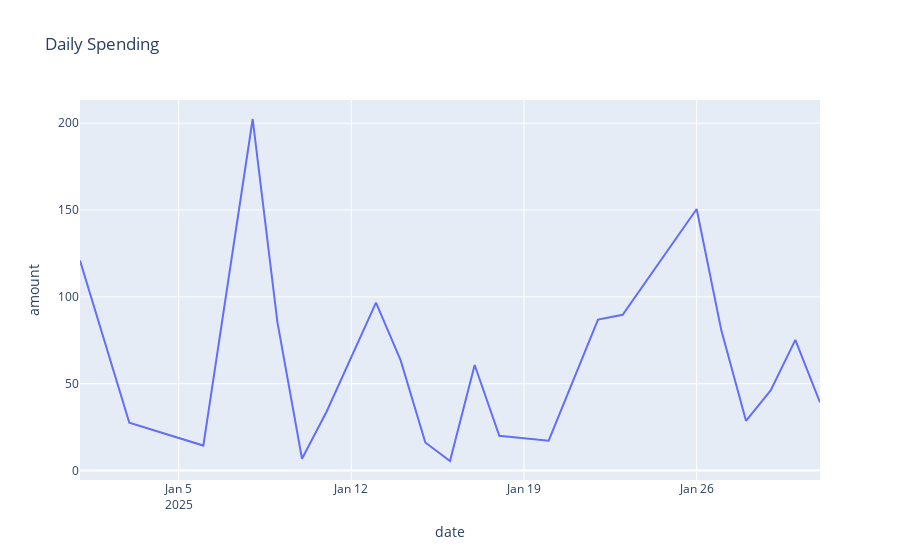

Notebook source saved alongside this figure:
### Code cell
if 'date' in df.columns:
    df['date'] = pd.to_datetime(df['date'])  # Ensure datetime

    # only use expenses!
    df_expense = df[df['transaction_type'] == 'Expense'].copy()
    df_expense['amount'] = df_expense['amount'].abs()

    # Group by date and sum amounts (daily spending)
    df_daily = df_expense.groupby('date', as_index=False)['amount'].sum()

    # Sort by date
    df_daily = df_daily.sort_values(by='date')

    charts['timeline'] = px.line(df_daily, x='date', y='amount',
                                 title='Daily Spending')
    display(charts['timeline'])

### Figure 1 — Plotly figure (JSON) as saved in the notebook; plotly's stock layout.template omitted (floating-point values rounded to 4 significant figures)
{"data": [{"hovertemplate": "date=%{x}<br>amount=%{y}<extra></extra>", "legendgroup": "", "line": {"color": "#636efa", "dash": "solid"}, "marker": {"symbol": "circle"}, "mode": "lines", "name": "", "orientation": "v", "showlegend": false, "type": "scatter", "x": ["2025-01-01T00:00:00", "2025-01-03T00:00:00", "2025-01-06T00:00:00", "2025-01-08T00:00:00", "2025-01-09T00:00:00", "2025-01-10T00:00:00", "2025-01-11T00:00:00", "2025-01-13T00:00:00", "2025-01-14T00:00:00", "2025-01-15T00:00:00", "2025-01-16T00:00:00", "2025-01-17T00:00:00", "2025-01-18T00:00:00", "2025-01-20T00:00:00", "2025-01-22T00:00:00", "2025-01-23T00:00:00", "2025-01-26T00:00:00", "2025-01-27T00:00:00", "2025-01-28T00:00:00", "2025-01-29T00:00:00", "2025-01-30T00:00:00", "2025-01-31T00:00:00"], "xaxis": "x", "y": [120.9, 27.56, 14.38, 202.4, 85.78, 6.82, 34, 96.71, 63.44, 16.16, 5.5, 60.79, 20, 17.2, 86.89, 89.71, 150.6, 80.72, 28.65, 46.12, 75.26, 39.26], "yaxis": "y"}], "layout": {"legend": {"tracegroupgap": 0}, "title": {"text": "Daily Spending"}, "xaxis": {"anchor": "y", "domain": [0, 1], "title": {"text": "date"}}, "yaxis": {"anchor": "x", "domain": [0, 1], "title": {"text": "amount"}}}}
